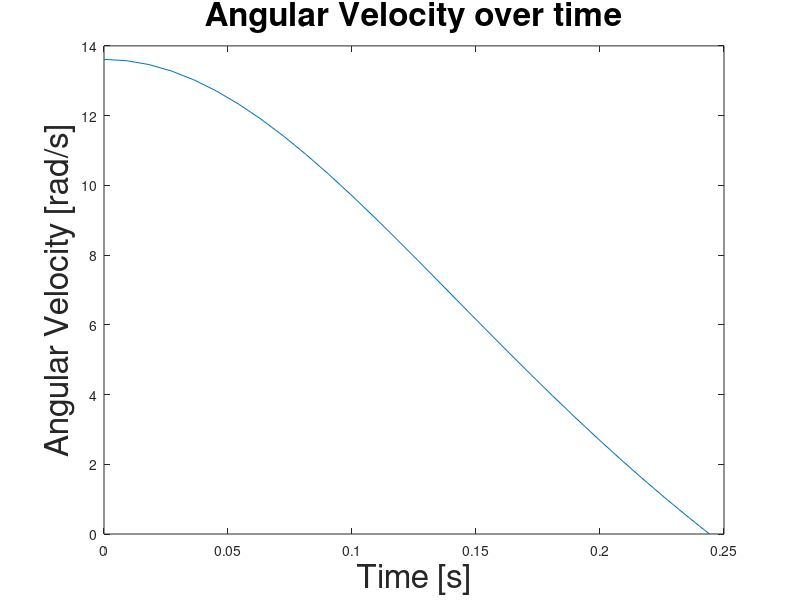
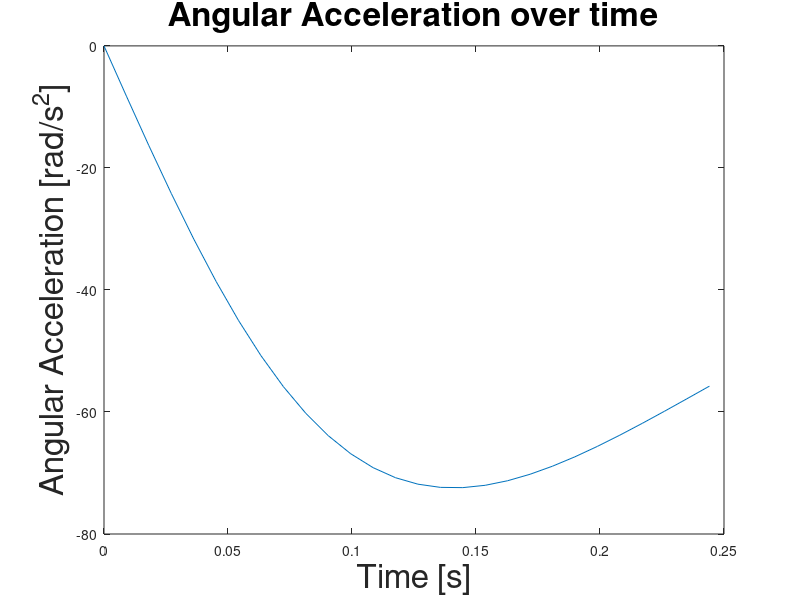
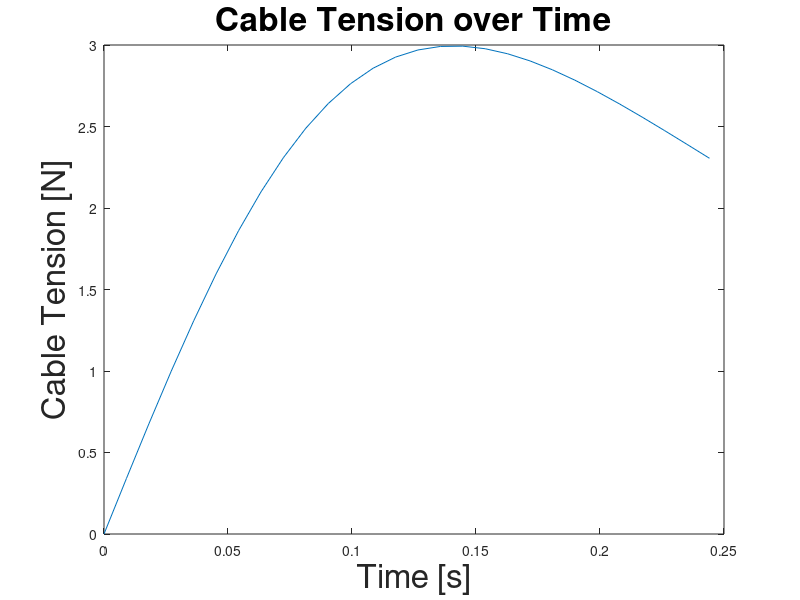
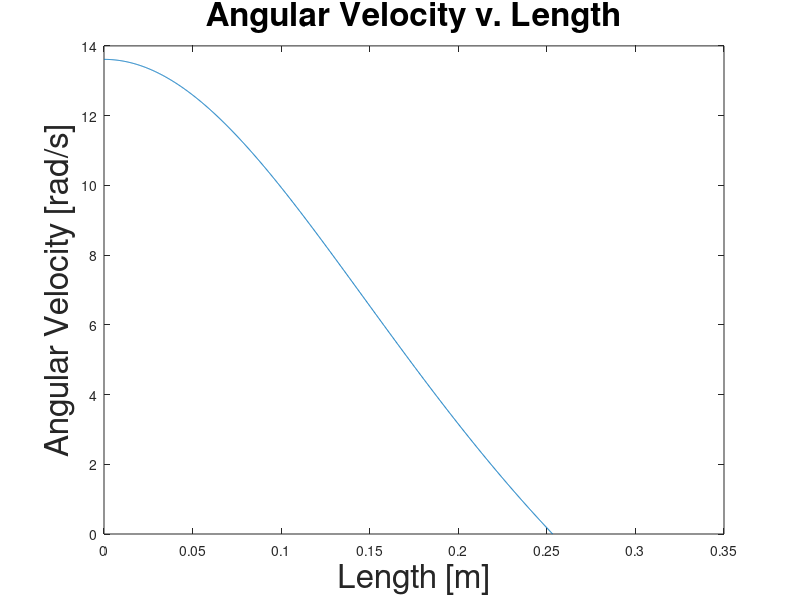

Here is the MATLAB script that generated these plots, in order: (Note: this script raises an error after producing the figures.)
% ASEN 2003 - Lab 5 - YoYo Despinner
% 3/18/2019 - Group 2 - Jashan Chopra, John Tucker, Davis Peirce, Andrew Fu

% This script plots the derivation and actual data for the second lab over
% time in order to compare the predicited and actual data

clc; close all; clear; 

%% Define Initial Variables
w0 = 130; % initial angular velocity [rpm]
w0 = (w0 * 2 * pi) / 60; % Convert to [rad/s]

I = .0063; % Moment of Inertia -- Note Uncertainity for later
rOuter = .0762; % Outer Radius [m]
m1 = 54 / 1000; m2 = m1; % Masses [kg] 

C = (I / ((m1+m2)*rOuter^2)) + 1; % Variable C (Moment of Inertia Normalization?)
totTime = sqrt(C/(w0^2)); % Total time to stop
%% Length of Cord & Total Time [Tangential Despin Prediction]
totLength = sqrt(C*rOuter^2); % Total length of the cord
length = linspace(0,totLength,1000); % created length vector (totLength is the calc final length)

top2 = (C*rOuter^2) - length.^2;
bot2 = (C*rOuter^2) + length.^2;
wLength = w0*(top2./bot2); % [rad/s] - angular velocity (func of length)

%% Length of Cord [Radial Despin]

totLengthRadial = rOuter*(sqrt(C)-1); % Total length of cord radially found

%{
lengthRadial = linspace(0,totLengthRadial,1000); % created lengthRadial
topRad = (C*rOuter^2) - lengthRadial.^2;
botRad = (C*rOuter^2) + lengthRadial.^2;
wLengthRadial = w0*(topRad./botRad); % [rad/s] - angular velocity (func of length)
%}

%% Derived Equations[Tangential Despin]

time = linspace(0,totTime,28); % created time vector (totTime is the calculated final time) 

% Derivation 1 - Angular Velocity
    
top1 = C - (w0^2*time.^2); % Numerator of derivation
bot1 = C + (w0^2*time.^2); % Denominator of derivation
wTime = w0*(top1./bot1); % [rad/s] - angular velocity (func of time)

% Derivation 2 - Angular Acceleration
top3 = (-4 * w0^2 * time * C);
bot3 = (C + w0^2 * time.^2).^2;
alpha = w0*(top3./bot3); % [rad/s^2] - angular acceleration (func of time) 

% Derivation 3 - Cable Tension
tension = abs((I / (2*rOuter)) * alpha); % absolute value of cable tension (func of alpha)

%% Plots [Tangential Derivation]

figure(1)
plot(time,wTime) % Angular velocity plot [Predicted]
hold on
title('Angular Velocity over time','fontsize',24); xlabel('Time [s]','fontsize',24); 
ylabel('Angular Velocity [rad/s]','fontsize',24)

figure(2)
plot(time,alpha) % Angular Accel Plot [Predicted]
title('Angular Acceleration over time','fontsize',24); xlabel('Time [s]','fontsize',24); 
ylabel('Angular Acceleration [rad/s^2]','fontsize',24)

figure(3)
plot(time,tension) % Cable Tension Plot [Predicted]
title('Cable Tension over Time','fontsize',24); xlabel('Time [s]','fontsize',24); 
ylabel('Cable Tension [N]','fontsize',24)

%% Plot [Angular Velocity v length]
figure(4)
plot(length,wLength) % Tangential (func of length) [Predicted]
title('Angular Velocity v. Length','fontsize',24)
xlabel('Length [m]','fontsize',24)
ylabel('Angular Velocity [rad/s]','fontsize',24)

%% Importating Data 
filename1 = 'mass_trial_2'; % Filenames
filename2 = 'no_mass_trial';

dataMass = load(filename1); % Initial load
dataNoMass = load(filename2);

dataMass = dataMass(15:42,:); % Aquire correct points
dataNoMass = dataNoMass(2:3900,:);

dataMass(:,2) = dataMass(:,2) * (2*pi/60); % Convert to rads
dataNoMass(:,2) = dataNoMass(:,2) * (2*pi/60);

dataMass(:,1) = (dataMass(:,1) / 1000) - .14; % convert to seconds and fix to 0
dataNoMass(:,1) = (dataNoMass(:,1) / 1000) - .14;

figure(5) % Plot on same graph
plot(dataNoMass(:,1),dataNoMass(:,2))
hold on
plot(dataMass(:,1),dataMass(:,2))
title('Experimental Angular Velocity','fontsize',24)
legend('No Masses (Only Friction)', 'With Masses')
xlabel('Time [s]','fontsize',24)
ylabel('Angular Velocity [rad/s]','fontsize',24)

%% Compare Residuals between Actual and Predicted Data

% Calculate the angular velocity from derivation but with the same
% timescale as the experiment instead of the calculated total time
top1New = C - (w0^2*dataMass(:,1).^2);
bot1New = C + (w0^2*dataMass(:,1).^2);
wTimeNew = w0*(top1New./bot1New); % [rad/s] - angular velocity (func of time)

% Plot the experimental against the derived
figure(6)
plot(time(13),wTime(13),'o')
hold on
plot(time,wTime) 
hold on
plot(dataMass(:,1),dataMass(:,2))
title('Experimental v. Derived Angular Velocity','fontsize',24)
xlabel('Time [s]','fontsize',24)
ylabel('Angular Velocity [rad/s]','fontsize',24)
legend('Point of max length','Derived', 'Experimental')

% Plot the residuals
residual = (dataMass(:,2)' - wTime);
figure(7)
plot(dataMass(:,1),residual)
title('Angular Velocity Residuals','fontsize',24)
xlabel('Time [s]','fontsize',24)
ylabel('Angular Velocity [rad/s]','fontsize',24)

%% Compute angular acceleration and cable tension of experimental data

% Angular Acceleration [Experimental]
dwdt = gradient(dataMass(:,2)) ./ gradient(dataMass(:,1));

% Cable Tension [Experimental]
tension_ex = abs((I / (2*rOuter)) * dwdt); % absolute value of cable tension (func of alpha)

% find max points for angular acceleration
[M,I] = max(abs(alpha));
timeMaxDer = time(I);
[M,I] = max(abs(dwdt));
timeMaxExp = dataMass(I,1);

% Find max points for cable tension
[M,I] = max(abs(tension));
timeMaxDerT = time(I);
[M,I] = max(abs(tension_ex));
timeMaxExpT = dataMass(I,1);

figure(8)
plot(time,alpha)
hold on
plot(dataMass(:,1),dwdt)
plot(timeMaxDer,min((alpha)),'o')
plot(timeMaxExp,min((dwdt)),'o')
title('Angular Acceleration Comparison','fontsize',24)
xlabel('Time [s]','fontsize',24)
ylabel('Angular Acceleration [rad/s^2]','fontsize',24)
legend('Derived','Experimental','Max Derived', 'Max Eperimental')

figure(9)
plot(time,tension)
hold on
plot(dataMass(:,1),tension_ex)
plot(timeMaxDerT,max(abs(tension)),'o')
plot(timeMaxExpT,max(abs(tension_ex)),'o')
title('Cable Tension Comparison','fontsize',24)
xlabel('Time [s]','fontsize',24)
ylabel('Cable Tension [N]','fontsize',24)
legend('Derived','Experimental','Max Derived', 'Max Eperimental')